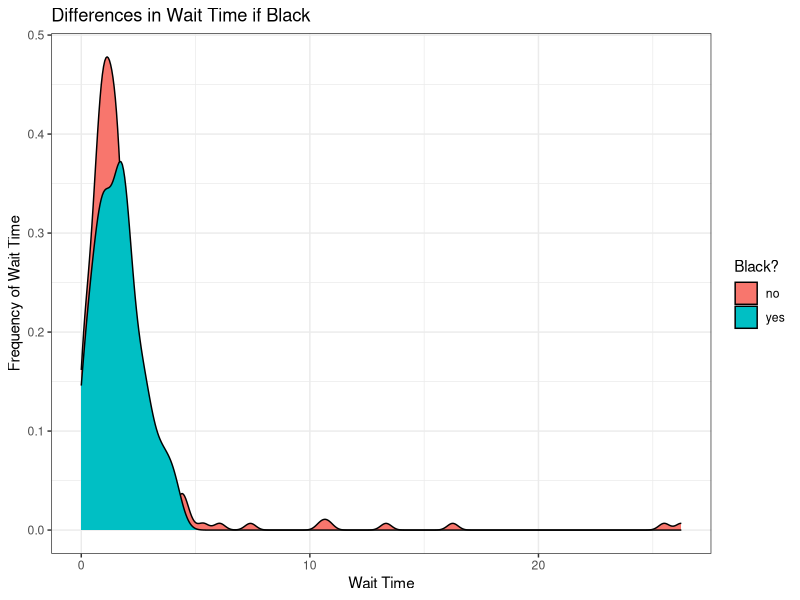
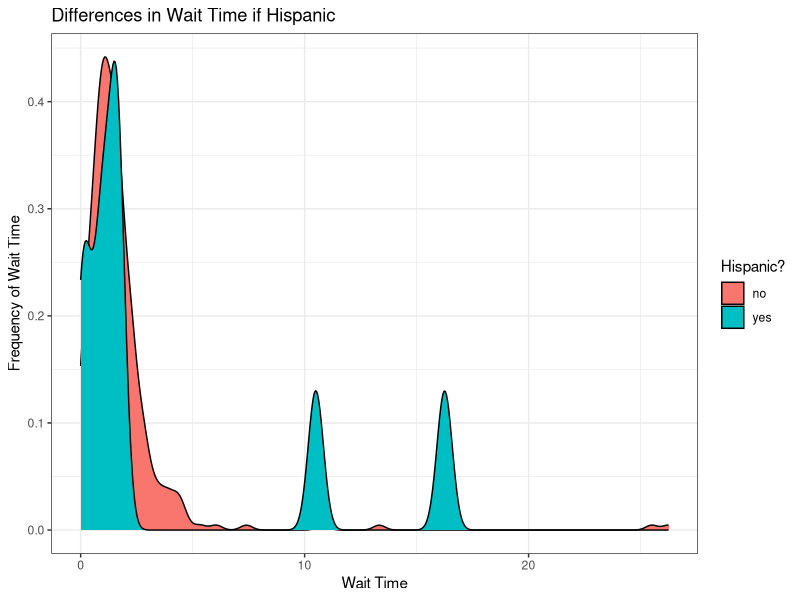
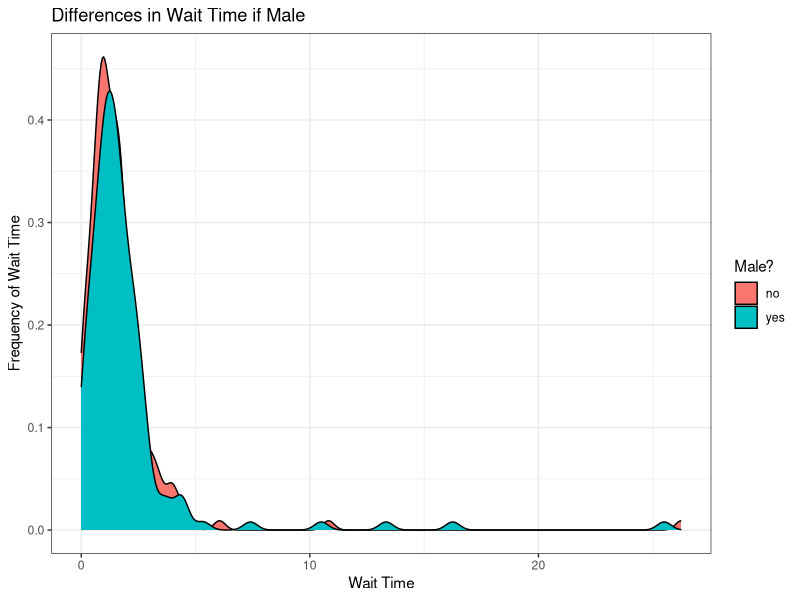
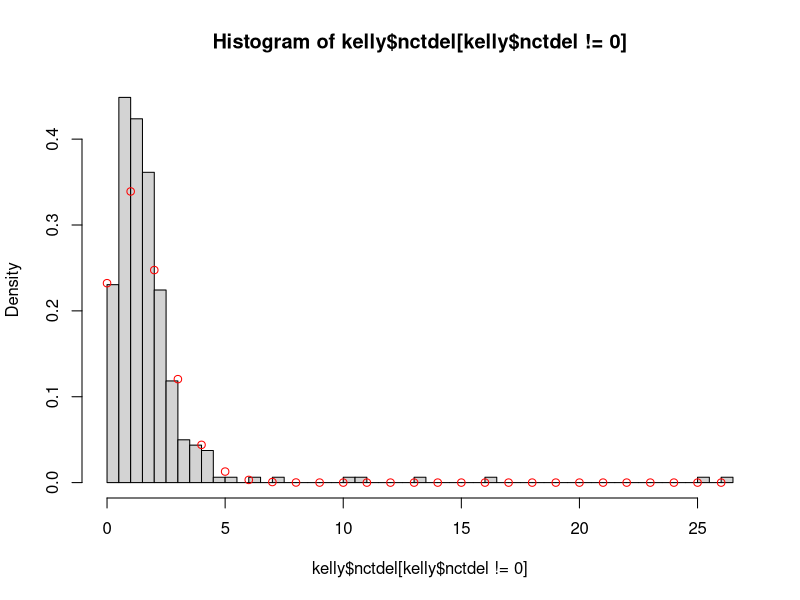
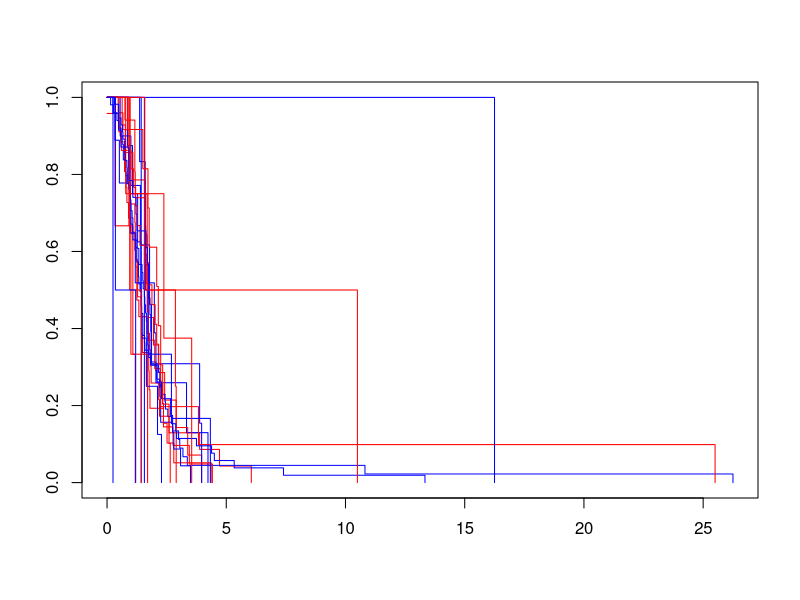

These figures' R source, in order:
## ---- chunk 1
library(dplyr)
library(magrittr)
library(knitr)
library(ggplot2)
## ---- chunk 2
kelly <- read.table("kellydat.txt", header = T)
## ---- chunk 3
kelly <- kelly %>% mutate(count_sn = sn1 + sn2*2 + sn3*3 + all4*4) %>% select(-c(sn1, sn2, sn3, all4))
kable(head(kelly))
## ---- chunk 4

ggplot(kelly, aes(nctdel, group = factor(black), fill = factor(black,labels=c("no", "yes"))),alpha=0.5, adjust=2) + geom_density() + theme_bw() + xlab("Wait Time") + ylab("Frequency of Wait Time") + labs(fill = "Black?") + ggtitle("Differences in Wait Time if Black")



#ggplot(kelly, aes(x=nctdel)) +
#  facet_wrap(~ black) +
#  geom_histogram(aes(y=..count../sum(..count..))) +
#  labs(x = "Average Wait Times in Minutes", y = "Density Estimate")
## ---- chunk 5
ggplot(kelly, aes(nctdel, group = factor(hisp), fill = factor(hisp,labels=c("no", "yes"))),alpha=0.5, adjust=2) + geom_density() + theme_bw() + xlab("Wait Time") + ylab("Frequency of Wait Time") + labs(fill = "Hispanic?") + ggtitle("Differences in Wait Time if Hispanic")
## ---- chunk 6
ggplot(kelly, aes(nctdel, group = factor(male), fill = factor(male,labels=c("no", "yes"))),alpha=0.5, adjust=2) + geom_density() + theme_bw() + xlab("Wait Time") + ylab("Frequency of Wait Time") + labs(fill = "Male?") + ggtitle("Differences in Wait Time if Male")
## ---- chunk 7
(cor(kelly$fail, kelly))
## ---- chunk 8
hist(kelly$nctdel[kelly$nctdel!=0.0],breaks=40,freq=F) # dist of wait times (zero wait times removed)
lines(seq(0,26),dpois(seq(0,26),1.46),type="p",col="red") # poisson model, arbitrary lambda
## ---- chunk 9
library(survival)
d2 <- Surv(kelly$nctdel, kelly$fail) #creates a survival object #preprocessed version of the data
km <- survfit(d2 ~ kelly$male + kelly$black + kelly$hisp + kelly$count_sn)
plot(km, col = c("red", "blue"))
print(km)
